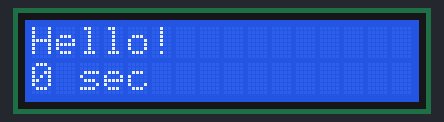
Simulated run of this sketch. Board: Arduino Uno, built with avr-gcc and run on an emulated ATmega328P. On the bench: 16×2 character LCD.

Above: at 0.1 s.
At 4.1 s:
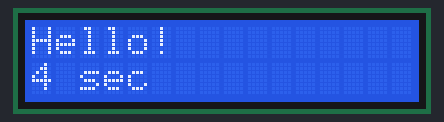
At 9.2 s:
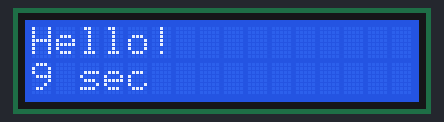
At 19.2 s:
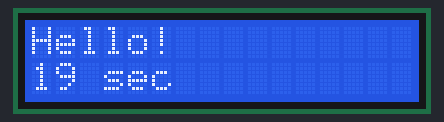
At 28.3 s:
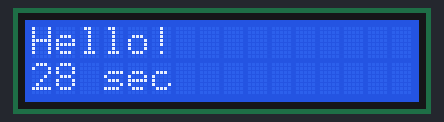
At 38.4 s:
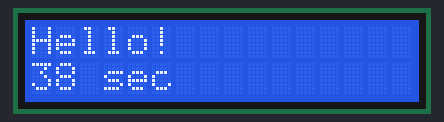

Measured:
- what the display in image 1 shows lasts 1.0 s, from 4.1 s to 5.1 s

The sketch:

lcd_test.ino
```cpp
// QAPASS 1602 전광판(I2C) 시험용
// 화면 1줄: Hello!   2줄: 1초마다 숫자가 올라가요
// 글자가 안 보이면 → 아래 0x27 을 0x3F 로 바꿔서 다시 올려 보세요

#include <Wire.h>                 // 선 2개(SDA, SCL)로 대화하는 기본 도구
#include <LiquidCrystal_I2C.h>    // 전광판을 쉽게 쓰게 해 주는 도구

LiquidCrystal_I2C lcd(0x27, 16, 2);   // 주소 0x27, 한 줄 16칸, 2줄

void setup() {
  lcd.init();           // 전광판 깨우기
  lcd.backlight();      // 뒤쪽 불 켜기
  lcd.setCursor(0, 0);  // 첫째 칸, 첫째 줄로 이동
  lcd.print("Hello!");
}

void loop() {
  lcd.setCursor(0, 1);  // 첫째 칸, 둘째 줄로 이동
  lcd.print(millis() / 1000);   // 켜진 지 몇 초인지
  lcd.print(" sec");
  delay(1000);
}
```
